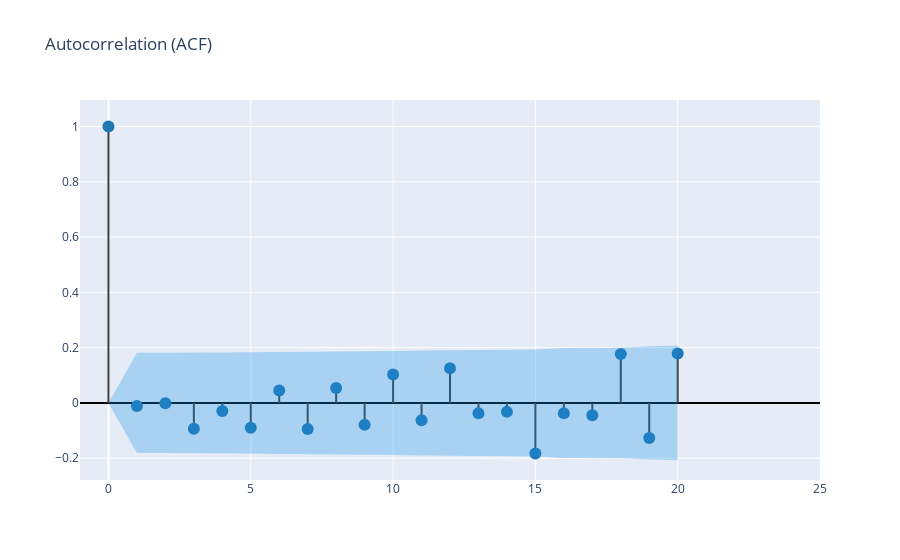
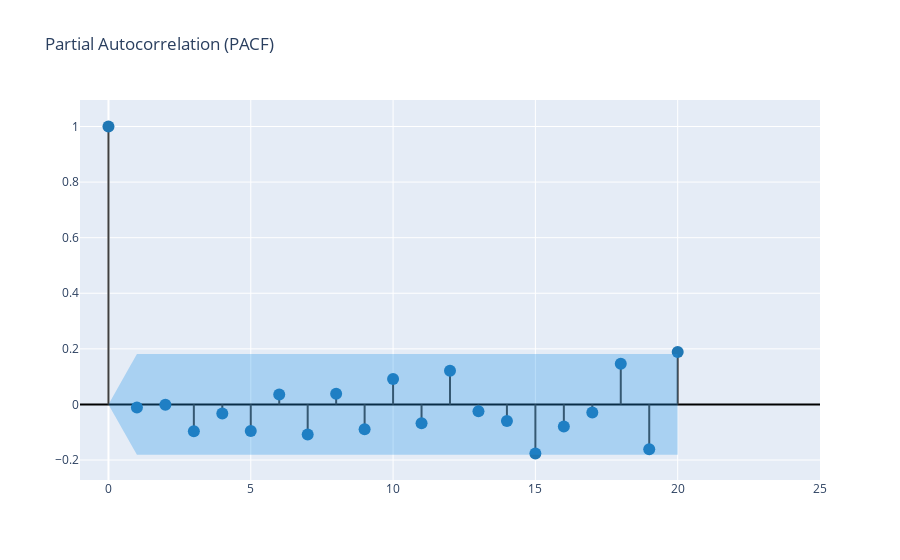

Notebook cell for these charts, in order:
### Code cell
print(f"Autocorrelation Function (ACF) :")
create_acf_plot(df['TRANSACTION_AMOUNT'])

print(f"Partial Autocorrelation Function (PACF):")
create_pacf_plot(df['TRANSACTION_AMOUNT'])

### Figure 1 — Plotly figure (JSON) as saved in the notebook; plotly's stock layout.template omitted (floating-point values rounded to 4 significant figures)
{"data": [{"line": {"color": "#3f3f3f"}, "mode": "lines", "showlegend": false, "type": "scatter", "x": [0, 0], "y": [0, 1]}, {"line": {"color": "#3f3f3f"}, "mode": "lines", "showlegend": false, "type": "scatter", "x": [1, 1], "y": [0, -0.01132]}, {"line": {"color": "#3f3f3f"}, "mode": "lines", "showlegend": false, "type": "scatter", "x": [2, 2], "y": [0, -0.001125]}, {"line": {"color": "#3f3f3f"}, "mode": "lines", "showlegend": false, "type": "scatter", "x": [3, 3], "y": [0, -0.09356]}, {"line": {"color": "#3f3f3f"}, "mode": "lines", "showlegend": false, "type": "scatter", "x": [4, 4], "y": [0, -0.02934]}, {"line": {"color": "#3f3f3f"}, "mode": "lines", "showlegend": false, "type": "scatter", "x": [5, 5], "y": [0, -0.08973]}, {"line": {"color": "#3f3f3f"}, "mode": "lines", "showlegend": false, "type": "scatter", "x": [6, 6], "y": [0, 0.04513]}, {"line": {"color": "#3f3f3f"}, "mode": "lines", "showlegend": false, "type": "scatter", "x": [7, 7], "y": [0, -0.09405]}, {"line": {"color": "#3f3f3f"}, "mode": "lines", "showlegend": false, "type": "scatter", "x": [8, 8], "y": [0, 0.05397]}, {"line": {"color": "#3f3f3f"}, "mode": "lines", "showlegend": false, "type": "scatter", "x": [9, 9], "y": [0, -0.07896]}, {"line": {"color": "#3f3f3f"}, "mode": "lines", "showlegend": false, "type": "scatter", "x": [10, 10], "y": [0, 0.1032]}, {"line": {"color": "#3f3f3f"}, "mode": "lines", "showlegend": false, "type": "scatter", "x": [11, 11], "y": [0, -0.06223]}, {"line": {"color": "#3f3f3f"}, "mode": "lines", "showlegend": false, "type": "scatter", "x": [12, 12], "y": [0, 0.1257]}, {"line": {"color": "#3f3f3f"}, "mode": "lines", "showlegend": false, "type": "scatter", "x": [13, 13], "y": [0, -0.03715]}, {"line": {"color": "#3f3f3f"}, "mode": "lines", "showlegend": false, "type": "scatter", "x": [14, 14], "y": [0, -0.03232]}, {"line": {"color": "#3f3f3f"}, "mode": "lines", "showlegend": false, "type": "scatter", "x": [15, 15], "y": [0, -0.1829]}, {"line": {"color": "#3f3f3f"}, "mode": "lines", "showlegend": false, "type": "scatter", "x": [16, 16], "y": [0, -0.03763]}, {"line": {"color": "#3f3f3f"}, "mode": "lines", "showlegend": false, "type": "scatter", "x": [17, 17], "y": [0, -0.04492]}, {"line": {"color": "#3f3f3f"}, "mode": "lines", "showlegend": false, "type": "scatter", "x": [18, 18], "y": [0, 0.1767]}, {"line": {"color": "#3f3f3f"}, "mode": "lines", "showlegend": false, "type": "scatter", "x": [19, 19], "y": [0, -0.1264]}, {"line": {"color": "#3f3f3f"}, "mode": "lines", "showlegend": false, "type": "scatter", "x": [20, 20], "y": [0, 0.1785]}, {"marker": {"color": "#1f77b4", "size": 12}, "mode": "markers", "showlegend": false, "type": "scatter", "x": [0, 1, 2, 3, 4, 5, 6, 7, 8, 9, 10, 11, 12, 13, 14, 15, 16, 17, 18, 19, 20], "y": [1, -0.01132, -0.001125, -0.09356, -0.02934, -0.08973, 0.04513, -0.09405, 0.05397, -0.07896, 0.1032, -0.06223, 0.1257, -0.03715, -0.03232, -0.1829, -0.03763, -0.04492, 0.1767, -0.1264, 0.1785]}, {"line": {"color": "rgba(255,255,255,0)"}, "mode": "lines", "showlegend": false, "type": "scatter", "x": [0, 1, 2, 3, 4, 5, 6, 7, 8, 9, 10, 11, 12, 13, 14, 15, 16, 17, 18, 19, 20], "y": [0, 0.1812, 0.1812, 0.1812, 0.1828, 0.183, 0.1844, 0.1848, 0.1863, 0.1868, 0.1879, 0.1898, 0.1904, 0.1932, 0.1934, 0.1936, 0.1992, 0.1994, 0.1997, 0.2048, 0.2073]}, {"fill": "tonexty", "fillcolor": "rgba(32, 146, 230,0.3)", "line": {"color": "rgba(255,255,255,0)"}, "mode": "lines", "showlegend": false, "type": "scatter", "x": [0, 1, 2, 3, 4, 5, 6, 7, 8, 9, 10, 11, 12, 13, 14, 15, 16, 17, 18, 19, 20], "y": [0, -0.1812, -0.1812, -0.1812, -0.1828, -0.183, -0.1844, -0.1848, -0.1863, -0.1868, -0.1879, -0.1898, -0.1904, -0.1932, -0.1934, -0.1936, -0.1992, -0.1994, -0.1997, -0.2048, -0.2073]}], "layout": {"title": {"text": "Autocorrelation (ACF)"}, "xaxis": {"range": [-1, 25]}, "yaxis": {"zerolinecolor": "#000000"}}}

### Figure 2 — Plotly figure (JSON) as saved in the notebook; plotly's stock layout.template omitted (floating-point values rounded to 4 significant figures)
{"data": [{"line": {"color": "#3f3f3f"}, "mode": "lines", "showlegend": false, "type": "scatter", "x": [0, 0], "y": [0, 1]}, {"line": {"color": "#3f3f3f"}, "mode": "lines", "showlegend": false, "type": "scatter", "x": [1, 1], "y": [0, -0.01142]}, {"line": {"color": "#3f3f3f"}, "mode": "lines", "showlegend": false, "type": "scatter", "x": [2, 2], "y": [0, -0.001276]}, {"line": {"color": "#3f3f3f"}, "mode": "lines", "showlegend": false, "type": "scatter", "x": [3, 3], "y": [0, -0.09606]}, {"line": {"color": "#3f3f3f"}, "mode": "lines", "showlegend": false, "type": "scatter", "x": [4, 4], "y": [0, -0.0329]}, {"line": {"color": "#3f3f3f"}, "mode": "lines", "showlegend": false, "type": "scatter", "x": [5, 5], "y": [0, -0.09591]}, {"line": {"color": "#3f3f3f"}, "mode": "lines", "showlegend": false, "type": "scatter", "x": [6, 6], "y": [0, 0.03582]}, {"line": {"color": "#3f3f3f"}, "mode": "lines", "showlegend": false, "type": "scatter", "x": [7, 7], "y": [0, -0.1084]}, {"line": {"color": "#3f3f3f"}, "mode": "lines", "showlegend": false, "type": "scatter", "x": [8, 8], "y": [0, 0.03823]}, {"line": {"color": "#3f3f3f"}, "mode": "lines", "showlegend": false, "type": "scatter", "x": [9, 9], "y": [0, -0.08905]}, {"line": {"color": "#3f3f3f"}, "mode": "lines", "showlegend": false, "type": "scatter", "x": [10, 10], "y": [0, 0.0919]}, {"line": {"color": "#3f3f3f"}, "mode": "lines", "showlegend": false, "type": "scatter", "x": [11, 11], "y": [0, -0.06742]}, {"line": {"color": "#3f3f3f"}, "mode": "lines", "showlegend": false, "type": "scatter", "x": [12, 12], "y": [0, 0.1209]}, {"line": {"color": "#3f3f3f"}, "mode": "lines", "showlegend": false, "type": "scatter", "x": [13, 13], "y": [0, -0.02471]}, {"line": {"color": "#3f3f3f"}, "mode": "lines", "showlegend": false, "type": "scatter", "x": [14, 14], "y": [0, -0.05963]}, {"line": {"color": "#3f3f3f"}, "mode": "lines", "showlegend": false, "type": "scatter", "x": [15, 15], "y": [0, -0.1765]}, {"line": {"color": "#3f3f3f"}, "mode": "lines", "showlegend": false, "type": "scatter", "x": [16, 16], "y": [0, -0.07905]}, {"line": {"color": "#3f3f3f"}, "mode": "lines", "showlegend": false, "type": "scatter", "x": [17, 17], "y": [0, -0.02936]}, {"line": {"color": "#3f3f3f"}, "mode": "lines", "showlegend": false, "type": "scatter", "x": [18, 18], "y": [0, 0.1464]}, {"line": {"color": "#3f3f3f"}, "mode": "lines", "showlegend": false, "type": "scatter", "x": [19, 19], "y": [0, -0.1612]}, {"line": {"color": "#3f3f3f"}, "mode": "lines", "showlegend": false, "type": "scatter", "x": [20, 20], "y": [0, 0.1884]}, {"marker": {"color": "#1f77b4", "size": 12}, "mode": "markers", "showlegend": false, "type": "scatter", "x": [0, 1, 2, 3, 4, 5, 6, 7, 8, 9, 10, 11, 12, 13, 14, 15, 16, 17, 18, 19, 20], "y": [1, -0.01142, -0.001276, -0.09606, -0.0329, -0.09591, 0.03582, -0.1084, 0.03823, -0.08905, 0.0919, -0.06742, 0.1209, -0.02471, -0.05963, -0.1765, -0.07905, -0.02936, 0.1464, -0.1612, 0.1884]}, {"line": {"color": "rgba(255,255,255,0)"}, "mode": "lines", "showlegend": false, "type": "scatter", "x": [0, 1, 2, 3, 4, 5, 6, 7, 8, 9, 10, 11, 12, 13, 14, 15, 16, 17, 18, 19, 20], "y": [0, 0.1812, 0.1812, 0.1812, 0.1812, 0.1812, 0.1812, 0.1812, 0.1812, 0.1812, 0.1812, 0.1812, 0.1812, 0.1812, 0.1812, 0.1812, 0.1812, 0.1812, 0.1812, 0.1812, 0.1812]}, {"fill": "tonexty", "fillcolor": "rgba(32, 146, 230,0.3)", "line": {"color": "rgba(255,255,255,0)"}, "mode": "lines", "showlegend": false, "type": "scatter", "x": [0, 1, 2, 3, 4, 5, 6, 7, 8, 9, 10, 11, 12, 13, 14, 15, 16, 17, 18, 19, 20], "y": [0, -0.1812, -0.1812, -0.1812, -0.1812, -0.1812, -0.1812, -0.1812, -0.1812, -0.1812, -0.1812, -0.1812, -0.1812, -0.1812, -0.1812, -0.1812, -0.1812, -0.1812, -0.1812, -0.1812, -0.1812]}], "layout": {"title": {"text": "Partial Autocorrelation (PACF)"}, "xaxis": {"range": [-1, 25]}, "yaxis": {"zerolinecolor": "#000000"}}}
